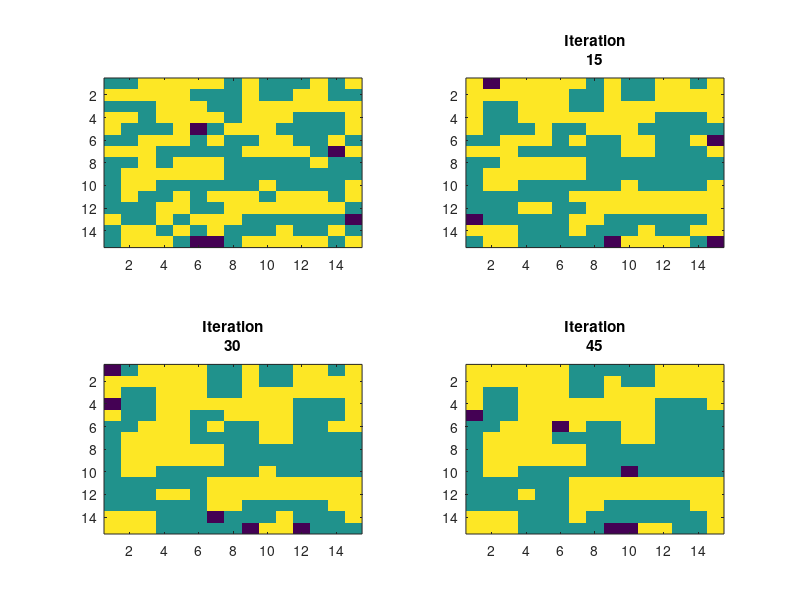

Recreate this plot in MATLAB.
%% Set up the grid

clear;
clc;

Board=zeros(15,15); 
Iteration_Count=0;
%110 White (1 indicates white)
i=1;
while i<111

Col = randi(size(Board, 2));
Row = randi(size(Board, 1));
if Board(Col,Row)==0
    Board(Col,Row)=1;
    i=i+1;
else
end
end

%110 Black (2 indicates black)

j=1;
while j<111

Col = randi(size(Board, 2));
Row = randi(size(Board, 1));
if Board(Col,Row)==0
    Board(Col,Row)=2;
    j=j+1;
else
end
end

figure
subplot(2,2,1)
Plot_0=imagesc(Board);

for ij=1:45
%% Spot unoccupied houses



Non_Occupied=zeros(5,2);
Non_Index=1;

for i=1:15
    for j=1:15
        if Board(i,j)==0
            
            Non_Occupied(Non_Index,1)=i;
            Non_Occupied(Non_Index,2)=j;
            if Non_Index<5
            Non_Index=Non_Index+1;
            
            end
        else
        end
    end
end

%% Evaluate position

Movers_Location=zeros(15,15);
Movers_Count=0;

for i=1:15
    for j=1:15
       Self=Board(i,j);
       %Evaluate at Borders
       %if i==1||j==1||i==15||j==15
           
          % if i==1
          
      
          %Elseif for every border possibility     
           
      % else
       %Evaluate interior
       
           %Get neighboring values
           if i==1
           Upper_N=0;
           else
           Upper_N=Board(i-1,j);
           end
           
           if i==15
           Lower_N=0;
           else
           Lower_N=Board(i+1,j);
           end
           
           if j==1
            Left_N=0;
           else
           Left_N=Board(i,j-1);
           end
           
           if j==15
           Right_N=0;
           else
           Right_N=Board(i,j+1);
           end

           %Compare to neighbors
           Neigh=zeros(4,1);
           Neigh(1,1)=double((Self==Upper_N));
           Neigh(2,1)=double((Self==Lower_N));
           Neigh(3,1)=double((Self==Left_N));
           Neigh(4,1)=double((Self==Right_N));
           
           %Same_Upper=double((Self==Upper_N));
           %Same_Lower=double((Self==Lower_N));
           %Same_Left=double((Self==Left_N));
           %Same_Right=double((Self==Right_N));
           
           %at least 35% must be equal to not move
           Neigh_Eval=sum(Neigh)/4;
           
          if Neigh_Eval<0.35
              Movers_Location(i,j)=1; %everyone with a one wants to move
              Movers_Count=Movers_Count+1;
          end
           
       
       %end
    end
end

%% Only five households are allowed to move each period (since only five houses are unoccupied)

Allowed_Movers=zeros(5,1); 
Allowed_Movers_Pos=zeros(5,2);
Want_to_Move=zeros(Movers_Count,2);
k=1;
for i=1:15
    for j=1:15
       if Movers_Location(i,j)==1 
           %Store to movers
           
      
           Want_to_Move(k,1)=i;
           Want_to_Move(k,2)=j;
           
           k=k+1;
       end
    end
end

%Pick five movers

for i=1:5
Allowed_Movers(i,1) = randi(Movers_Count);
end

for i=1:5
    Allowed_Movers_Pos(i,1)=Want_to_Move(Allowed_Movers(i,1),1);
    Allowed_Movers_Pos(i,2)=Want_to_Move(Allowed_Movers(i,1),2);
end

%% Let the five households move to a random unoccupied house

Moves_To=zeros(5,2);
Unoccupied_NowOccupied=zeros(5,1);
i=1;

while i<6
    
    Row=randi(5);
    if ismember(Row,Unoccupied_NowOccupied)==0
    Unoccupied_NowOccupied(i,1)=Row;
     
    Moves_To(i,1)=Non_Occupied(Row,1);
    Moves_To(i,2)=Non_Occupied(Row,2);
    i=i+1;
    end
    
end

%Set new location of selected movers to zero, set unoccupied houses to new
%values

for i=1:5
    Board(Non_Occupied(i,1),Non_Occupied(i,2))=Board(Allowed_Movers_Pos(i,1),Allowed_Movers_Pos(i,2));
    Board(Allowed_Movers_Pos(i,1),Allowed_Movers_Pos(i,2))=0;
end

Iteration_Count=Iteration_Count+1;
Title= ['Iteration' num2cell(Iteration_Count)];

if ij==15
    subplot(2,2,2)
    Plot_1=imagesc(Board);
    title(Title)
elseif ij== 30
    subplot(2,2,3)
    Plot_2=imagesc(Board);
    title(Title)
elseif ij== 45
    subplot(2,2,4)
    Plot_3=imagesc(Board);
    title(Title)
        
end
        
end
